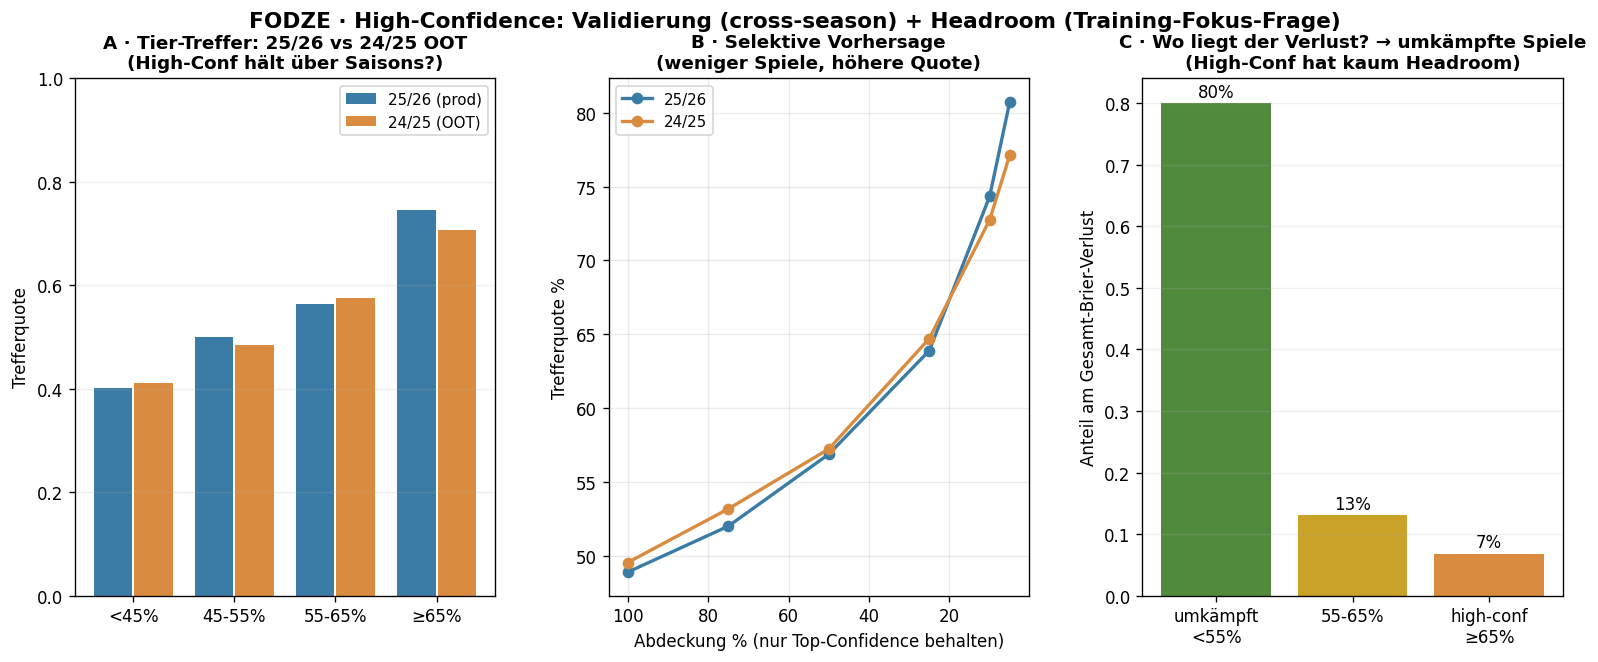

Source code (Python):
#!/usr/bin/env python3
"""validate_high_confidence — is the high-confidence tier robust, and is
"train with focus on high-confidence games" the right lever?

system_performance found: on 25/26 the ≥65%-confidence tier (10% of games) hits
74.5%. This (a) VALIDATES it out-of-sample (24/25, 2h-blend) + selective curve,
and (b) quantifies HEADROOM to judge the training-focus idea — because high-conf
games are the LOPSIDED ones (big favorites), already near the prediction ceiling
(~25% upsets are largely irreducible).

Engines (OOT per season): 25/26 = Blend(prod dev-03 ⊕ dev-09-phase42);
24/25 = Blend(dev-03-2h ⊕ dev-09-2h, trained ≤23/24).

Output: tools/v4/diagnostics/validate_high_confidence.json · .png
Run: tools/venv/bin/python3 -I tools/v4/diagnostics/validate_high_confidence.py
"""
from __future__ import annotations

import json
import sys
from pathlib import Path

REPO = Path(__file__).resolve().parents[3]
sys.path.insert(0, str(REPO / "tools" / "v4" / "diagnostics"))
sys.path.insert(0, str(REPO / "tools"))

import numpy as np
import pandas as pd
import matplotlib
matplotlib.use("Agg")
import matplotlib.pyplot as plt
from matplotlib.gridspec import GridSpec

import score_xg_forecast as X
from v4.modules.m3_xg import BayesianEnsemble, DEFAULT_RHO, XGPredictor
from v4.modules.m3_xg.feature_builder_dev09 import FeatureBuilderDev09, extract_X_dev09
from v4.modules.m3_xg.canonical_team_map import canonical_team
from v4.data.loaders import load_team_xg_history

D = REPO / "tools" / "v4" / "diagnostics"
ART = REPO / "tools" / "v4" / "artifacts"
RHO = DEFAULT_RHO
_HIST = None
C25, C24, C_OK, C_DIAG = "#3a7ca5", "#d98c3f", "#4f8a3d", "#999999"


def predict_blend(season, d03_tag, d09_tag):
    global _HIST
    d09h = BayesianEnsemble.load(ART / f"m3_xg-home-{d09_tag}.pkl")
    d09a = BayesianEnsemble.load(ART / f"m3_xg-away-{d09_tag}.pkl")
    d03 = XGPredictor.from_artifacts(home_path=ART / f"m3_xg-home-{d03_tag}.pkl",
                                     away_path=ART / f"m3_xg-away-{d03_tag}.pkl", rho=RHO)
    fb = FeatureBuilderDev09(REPO / "tools/sofascore/data/local_extras.db").fit()
    t = fb.build_corpus(seasons=(season,), leagues=None, verbose=False)
    t["ch"] = t.apply(lambda r: canonical_team(r["home_team"], r["league"]), axis=1)
    t["ca"] = t.apply(lambda r: canonical_team(r["away_team"], r["league"]), axis=1)
    Xd = extract_X_dev09(t)
    mh, _ = d09h.predict(Xd[d09h.feature_names]); ma, _ = d09a.predict(Xd[d09a.feature_names])
    lh9 = np.clip(mh, X.LAMBDA_MIN, X.LAMBDA_MAX); la9 = np.clip(ma, X.LAMBDA_MIN, X.LAMBDA_MAX)
    if _HIST is None:
        _HIST = load_team_xg_history()
    din = pd.DataFrame({"league": t["league"].astype(str), "match_date": pd.to_datetime(t["match_date"]).dt.normalize(),
                        "home": t["ch"], "away": t["ca"], "home_goals": t["home_goals"], "away_goals": t["away_goals"]})
    dp = d03.predict_batch(din, _HIST, verbose=False)
    lh3 = np.clip(dp["lambda_h"].to_numpy(float), X.LAMBDA_MIN, X.LAMBDA_MAX)
    la3 = np.clip(dp["lambda_a"].to_numpy(float), X.LAMBDA_MIN, X.LAMBDA_MAX)
    p = X._lambdas_to_1x2(0.5 * lh9 + 0.5 * lh3, 0.5 * la9 + 0.5 * la3, RHO)
    y = np.array([X._outcome(h, a) for h, a in zip(t["home_goals"], t["away_goals"])])
    return p, y


def tiers(p, y):
    conf = p.max(1); pick = p.argmax(1)
    out = []
    for lbl, m in [("<45%", conf < 0.45), ("45-55%", (conf >= 0.45) & (conf < 0.55)),
                   ("55-65%", (conf >= 0.55) & (conf < 0.65)), ("≥65%", conf >= 0.65)]:
        if m.sum() < 10:
            continue
        out.append({"tier": lbl, "n": int(m.sum()), "share": float(m.mean()),
                    "accuracy": float((pick[m] == y[m]).mean()), "claim": float(conf[m].mean())})
    return out


def selective(p, y):
    conf = p.max(1); pick = p.argmax(1)
    order = np.argsort(-conf)
    rows = []
    for cov in [1.0, 0.75, 0.5, 0.25, 0.10, 0.05]:
        k = max(10, int(len(y) * cov))
        idx = order[:k]
        rows.append({"coverage": cov, "n": int(k), "accuracy": float((pick[idx] == y[idx]).mean()),
                     "min_conf": float(conf[idx].min())})
    return rows


def main() -> int:
    seasons = [("25/26", "dev-03", "dev-09-phase42-seed-000", C25),
               ("24/25", "dev-03-2h", "dev-09-2h", C24)]
    res = {}
    for season, d03t, d09t, _ in seasons:
        print(f"── {season} ({d03t} ⊕ {d09t}) ──")
        p, y = predict_blend(season, d03t, d09t)
        res[season] = {"n": len(y), "tiers": tiers(p, y), "selective": selective(p, y), "_p": p, "_y": y}
        for t in res[season]["tiers"]:
            print(f"    {t['tier']:<7} Anteil {t['share']:.0%}  Treffer {t['accuracy']:.1%}  (claim {t['claim']:.0%})")

    # ── headroom (25/26 primary) ──
    p, y = res["25/26"]["_p"], res["25/26"]["_y"]
    conf, pick = p.max(1), p.argmax(1)
    y1h = np.eye(3)[y]
    bpm = ((p - y1h) ** 2).sum(1)
    hi = conf >= 0.65
    contested = conf < 0.55
    hi_share_brier = float(bpm[hi].sum() / bpm.sum())
    cont_share_brier = float(bpm[contested].sum() / bpm.sum())
    # calibration gap in high-conf (free gain available?)
    hi_acc, hi_claim = float((pick[hi] == y[hi]).mean()), float(conf[hi].mean())
    # max realistic overall-accuracy gain if high-conf → perfect (impossible bound)
    overall_acc = float((pick == y).mean())
    gain_if_hi_perfect = float(hi.mean() * (1.0 - hi_acc))
    print("\n── HEADROOM (25/26) ──")
    print(f"  high-conf (≥65%): {hi.mean():.0%} of games · hit {hi_acc:.1%} · claim {hi_claim:.0%} "
          f"(gap {hi_acc-hi_claim:+.1%}) · contributes {hi_share_brier:.0%} of total Brier")
    print(f"  contested (<55%): {contested.mean():.0%} of games · contributes {cont_share_brier:.0%} of total Brier")
    print(f"  overall acc {overall_acc:.1%}; even making ALL high-conf PERFECT adds only "
          f"+{gain_if_hi_perfect:.1%} overall (upset-bound → unreachable)")

    # ── robustness verdict ──
    t25 = next(t for t in res["25/26"]["tiers"] if t["tier"] == "≥65%")
    t24 = next((t for t in res["24/25"]["tiers"] if t["tier"] == "≥65%"), None)
    robust = bool(t24 and abs(t25["accuracy"] - t24["accuracy"]) < 0.07 and t24["accuracy"] >= 0.68)
    verdict_valid = (f"ROBUST — ≥65% tier hits {t25['accuracy']:.0%} (25/26) vs {t24['accuracy']:.0%} (24/25 OOT), "
                     f"both calibrated" if robust else "CHECK — high-conf tier differs across seasons")
    verdict_train = (
        f"Training-Fokus auf High-Conf = falscher Hebel: die ≥65%-Region trägt nur {hi_share_brier:.0%} "
        f"des Brier-Verlusts und ist bereits kalibriert (gap {hi_acc-hi_claim:+.1%}, ~Obergrenze wg. Upsets). "
        f"Das Signal-/Verlust-Gewicht liegt in der umkämpften Region ({cont_share_brier:.0%} des Brier). "
        f"Besserer Hebel: SELEKTIVE Vorhersage (nur High-Conf-Tipps nutzen), nicht Retraining.")
    print(f"\n  VALIDIERUNG: {verdict_valid}")
    print(f"  TRAINING-FRAGE: {verdict_train}")

    out = {s: {k: v for k, v in res[s].items() if not k.startswith("_")} for s in res}
    out["headroom_25_26"] = {"hi_share_of_brier": hi_share_brier, "contested_share_of_brier": cont_share_brier,
                             "hi_acc": hi_acc, "hi_claim": hi_claim, "overall_acc": overall_acc,
                             "max_gain_if_hi_perfect": gain_if_hi_perfect}
    out["verdict_validation"] = verdict_valid
    out["verdict_training_focus"] = verdict_train
    (D / "validate_high_confidence.json").write_text(json.dumps(out, indent=2, default=float))

    # ── figure ──
    fig = plt.figure(figsize=(16, 5.6))
    gs = GridSpec(1, 3, wspace=0.27)
    # A: cross-season tier accuracy
    axA = fig.add_subplot(gs[0, 0])
    labels = [t["tier"] for t in res["25/26"]["tiers"]]
    x = np.arange(len(labels))
    a25 = [t["accuracy"] for t in res["25/26"]["tiers"]]
    a24 = [next((t["accuracy"] for t in res["24/25"]["tiers"] if t["tier"] == l), np.nan) for l in labels]
    axA.bar(x - 0.2, a25, 0.38, color=C25, label="25/26 (prod)")
    axA.bar(x + 0.2, a24, 0.38, color=C24, label="24/25 (OOT)")
    axA.set_xticks(x); axA.set_xticklabels(labels); axA.set_ylim(0, 1); axA.set_ylabel("Trefferquote")
    axA.set_title("A · Tier-Treffer: 25/26 vs 24/25 OOT\n(High-Conf hält über Saisons?)", fontweight="bold", fontsize=11)
    axA.legend(fontsize=9); axA.grid(alpha=0.2, axis="y")
    # B: selective curve
    axB = fig.add_subplot(gs[0, 1])
    for season, _, _, col in seasons:
        sv = res[season]["selective"]
        axB.plot([s["coverage"] * 100 for s in sv], [s["accuracy"] * 100 for s in sv], "o-", color=col, lw=2, label=season)
    axB.set_xlabel("Abdeckung % (nur Top-Confidence behalten)"); axB.set_ylabel("Trefferquote %")
    axB.invert_xaxis()
    axB.set_title("B · Selektive Vorhersage\n(weniger Spiele, höhere Quote)", fontweight="bold", fontsize=11)
    axB.legend(fontsize=9); axB.grid(alpha=0.25)
    # C: headroom (Brier share by region)
    axC = fig.add_subplot(gs[0, 2])
    mid = float(((conf >= 0.55) & (conf < 0.65)).sum())
    shares = [cont_share_brier, float(bpm[(conf >= 0.55) & (conf < 0.65)].sum() / bpm.sum()), hi_share_brier]
    axC.bar(["umkämpft\n<55%", "55-65%", "high-conf\n≥65%"], shares, color=[C_OK, "#c9a227", C24])
    for i, v in enumerate(shares):
        axC.text(i, v + 0.01, f"{v:.0%}", ha="center", fontsize=10)
    axC.set_ylabel("Anteil am Gesamt-Brier-Verlust")
    axC.set_title("C · Wo liegt der Verlust? → umkämpfte Spiele\n(High-Conf hat kaum Headroom)", fontweight="bold", fontsize=11)
    axC.grid(alpha=0.2, axis="y")
    fig.suptitle("FODZE · High-Confidence: Validierung (cross-season) + Headroom (Training-Fokus-Frage)",
                 fontsize=13, fontweight="bold")
    fig.savefig(D / "validate_high_confidence.png", dpi=120, bbox_inches="tight", facecolor="white")
    plt.close(fig)
    print(f"\n  ✓ validate_high_confidence.json · .png")
    return 0


if __name__ == "__main__":
    sys.exit(main())
